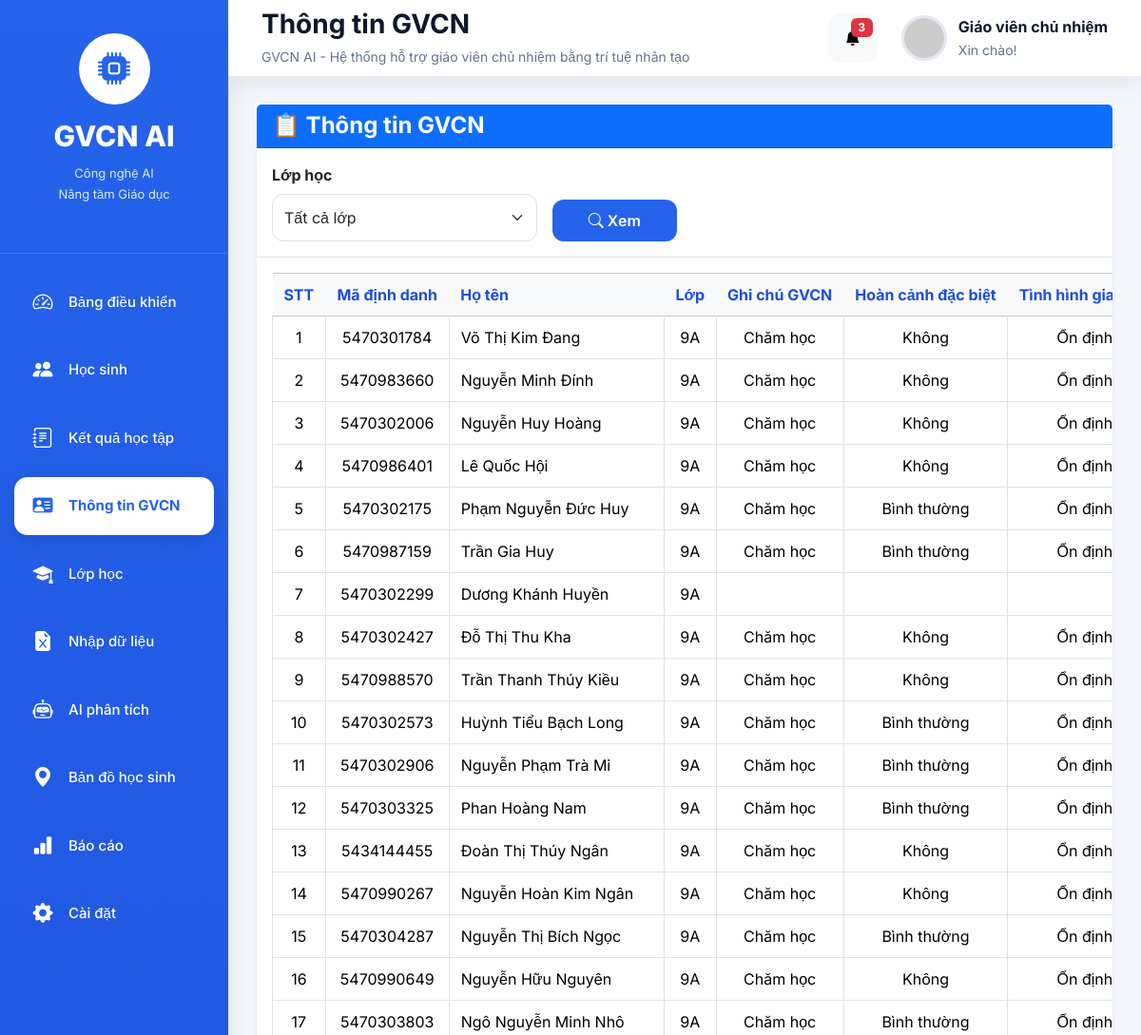
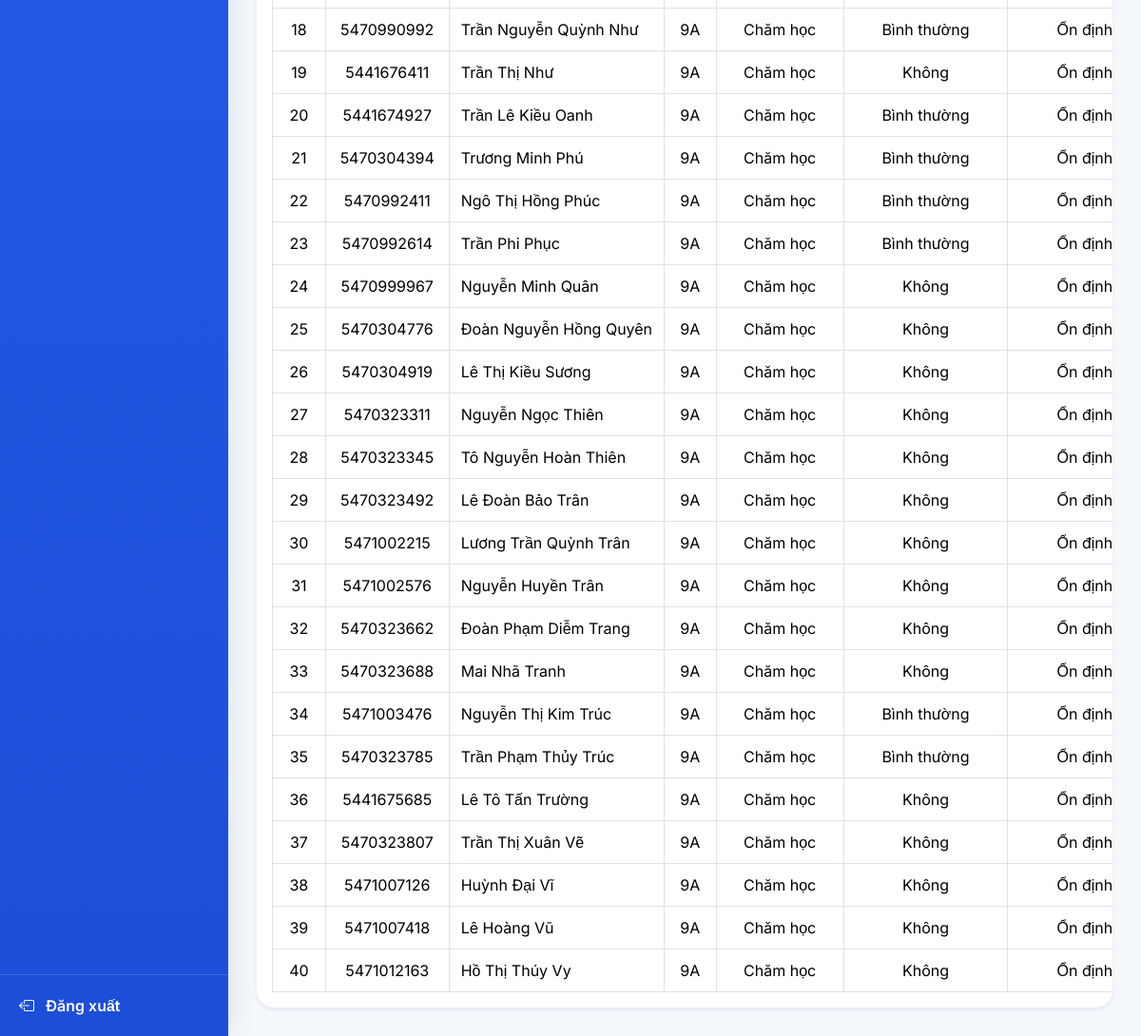
Page /teacher-notes on the earlier database version (2 pictures, top to bottom).
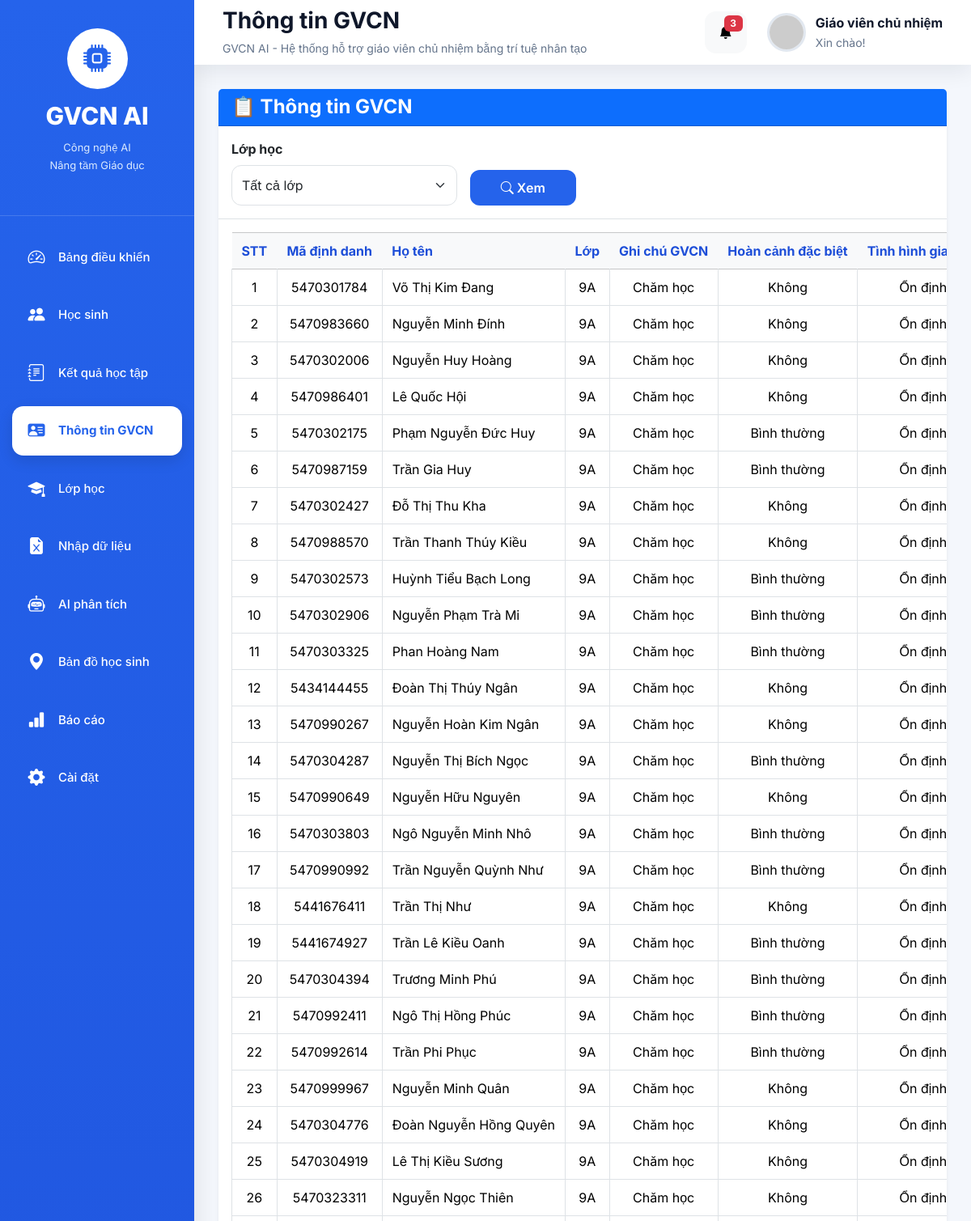
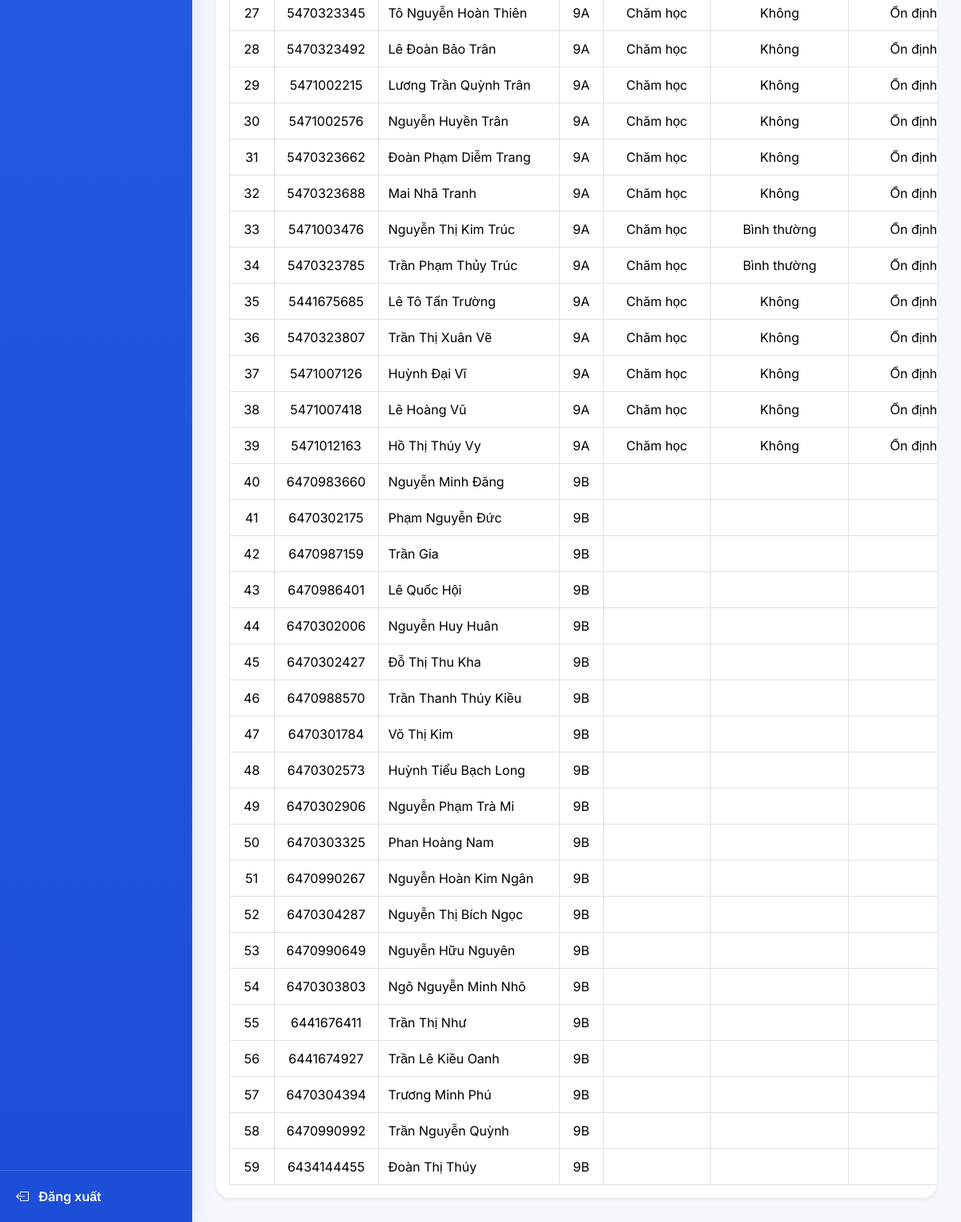
Same page on the later database version (2 pictures, top to bottom).
### tables this page shows
CREATE TABLE teacher_notes(

        id INTEGER PRIMARY KEY AUTOINCREMENT,

        ma_dinh_danh TEXT UNIQUE,

        ghi_chu_gvcn TEXT,

        hoan_canh_dac_biet TEXT,

        tinh_hinh_gia_dinh TEXT,

        da_lien_he_ph TEXT,

        noi_dung_trao_doi_ph TEXT,

        ghi_chu_khac TEXT,

        ngay_cap_nhat TEXT,

        FOREIGN KEY(ma_dinh_danh)

        REFERENCES students(ma_dinh_danh)

    );

CREATE TABLE students(

        id INTEGER PRIMARY KEY AUTOINCREMENT,

        ma_dinh_danh TEXT UNIQUE,

        ho_ten TEXT,

        ngay_sinh TEXT,

        gioi_tinh TEXT,

        dan_toc TEXT,

        noi_sinh TEXT,

        dia_chi TEXT,

        lop TEXT,

        trang_thai TEXT,

        ngay_cap_nhat TEXT

    );

### app.py (the view, shortened to what this page needs)
@app.route("/teacher-notes")
def teacher_notes():
    conn = get_connection()
    classes = conn.execute("""

        SELECT DISTINCT lop

        FROM students

        WHERE lop IS NOT NULL
          AND lop <> ''

        ORDER BY lop

    """).fetchall()
    lop = request.args.get("lop", "")
    if lop == "":
        notes = conn.execute("""

            SELECT

                s.ma_dinh_danh,

                s.ho_ten,

                s.lop,

                t.ghi_chu_gvcn,

                t.hoan_canh_dac_biet,

                t.tinh_hinh_gia_dinh,

                t.da_lien_he_ph,

                t.noi_dung_trao_doi_ph,

                t.ghi_chu_khac

            FROM students s

            LEFT JOIN teacher_notes t

            ON s.ma_dinh_danh = t.ma_dinh_danh

            ORDER BY

                s.lop,

                s.ho_ten

        """).fetchall()
    conn.close()
    notes = sort_students(notes)
    return render_template(
        "teacher_notes.html",
        notes=notes,
        classes=classes,
        selected_class=lop,
        page_title="Thông tin GVCN",
        active_page="teacher_notes"
    )

### modules/database.py (called while the page is built)
def get_connection():
    conn = sqlite3.connect(DATABASE)
    conn.row_factory = sqlite3.Row
    return conn

### modules/sort_helper.py (called while the page is built)
def normalize_text(text):
    if text is None:
        return ""
    text = str(text).strip().lower()
    text = unicodedata.normalize("NFD", text)
    text = "".join(
        c for c in text
        if unicodedata.category(c) != "Mn"
    )
    text = text.replace("đ", "d")
    text = text.replace("Đ", "D")
    return text

def split_name(full_name):
    if full_name is None:
        return "", ""
    full_name = str(full_name).strip()
    if full_name == "":
        return "", ""
    words = full_name.split()
    ten = words[-1]
    ho_dem = " ".join(words[:-1])
    return (
        normalize_text(ten),
        normalize_text(ho_dem)
    )

def sort_students(data):
    return sorted(
        data,
        key=lambda s: (
            normalize_text(s["lop"] or ""),
            split_name(s["ho_ten"] or "")[0],
            split_name(s["ho_ten"] or "")[1]
        )
    )

### templates/teacher_notes.html (shortened to what this page needs)
{% extends "layout.html" %}
{% block content %}
<div class="card shadow-sm">
    <div class="card-header bg-primary text-white">
        <h4 class="mb-0">
            📋 Thông tin GVCN
        </h4>
    </div>
<div class="card-body border-bottom">
    <form method="get" class="row g-3 align-items-end">
        <div class="col-md-4">
            <label class="form-label fw-bold">
                Lớp học
            </label>
            <select
                name="lop"
                class="form-select">
                <option value="">
                    Tất cả lớp
                </option>
            </select>
        </div>
        <div class="col-md-2">
            <button
                type="submit"
                class="btn btn-primary w-100">
                <i class="bi bi-search"></i>
                Xem
            </button>
        </div>
    </form>
</div>
    <div class="card-body table-responsive">
        <table class="table table-bordered table-hover align-middle">
            <thead class="table-light">
                <tr>
                    <th>STT</th>
                    <th>Mã định danh</th>
                    <th>Họ tên</th>
                    <th>Lớp</th>
                    <th>Ghi chú GVCN</th>
                    <th>Hoàn cảnh đặc biệt</th>
                    <th>Tình hình gia đình</th>
                </tr>
            </thead>
            <tbody>
                {% for hs in notes %}
                <tr>
                    <td>{{ loop.index }}</td>
                    <td>{{ hs.ma_dinh_danh }}</td>
                    <td>{{ hs.ho_ten }}</td>
                    <td>{{ hs.lop }}</td>
                    <td>{{ hs.ghi_chu_gvcn or "" }}</td>
                    <td>{{ hs.hoan_canh_dac_biet or "" }}</td>
                    <td>{{ hs.tinh_hinh_gia_dinh or "" }}</td>
                </tr>
                {% endfor %}
            </tbody>
        </table>
    </div>
</div>
{% endblock %}

Differences in the rows shown:
removed students: ma_dinh_danh "5470302299", ho_ten "Dương Khánh Huyền", lop "9A"
added students: ma_dinh_danh "6470983660", ho_ten "Nguyễn Minh Đăng", lop "9B"
added students: ma_dinh_danh "6470302175", ho_ten "Phạm Nguyễn Đức", lop "9B"
added students: ma_dinh_danh "6470987159", ho_ten "Trần Gia", lop "9B"
added students: ma_dinh_danh "6470986401", ho_ten "Lê Quốc Hội", lop "9B"
added students: ma_dinh_danh "6470302006", ho_ten "Nguyễn Huy Huân", lop "9B"
added students: ma_dinh_danh "6470302427", ho_ten "Đỗ Thị Thu Kha", lop "9B"
added students: ma_dinh_danh "6470988570", ho_ten "Trần Thanh Thúy Kiều", lop "9B"
added students: ma_dinh_danh "6470301784", ho_ten "Võ Thị Kim", lop "9B"
added students: ma_dinh_danh "6470302573", ho_ten "Huỳnh Tiểu Bạch Long", lop "9B"
added students: ma_dinh_danh "6470302906", ho_ten "Nguyễn Phạm Trà Mi", lop "9B"
added students: ma_dinh_danh "6470303325", ho_ten "Phan Hoàng Nam", lop "9B"
added students: ma_dinh_danh "6470990267", ho_ten "Nguyễn Hoàn Kim Ngân", lop "9B"
added students: ma_dinh_danh "6470304287", ho_ten "Nguyễn Thị Bích Ngọc", lop "9B"
added students: ma_dinh_danh "6470990649", ho_ten "Nguyễn Hữu Nguyên", lop "9B"
added students: ma_dinh_danh "6470303803", ho_ten "Ngô Nguyễn Minh Nhô", lop "9B"
added students: ma_dinh_danh "6441676411", ho_ten "Trần Thị Như", lop "9B"
added students: ma_dinh_danh "6441674927", ho_ten "Trần Lê Kiều Oanh", lop "9B"
added students: ma_dinh_danh "6470304394", ho_ten "Trương Minh Phú", lop "9B"
added students: ma_dinh_danh "6470990992", ho_ten "Trần Nguyễn Quỳnh", lop "9B"
added students: ma_dinh_danh "6434144455", ho_ten "Đoàn Thị Thúy", lop "9B"
